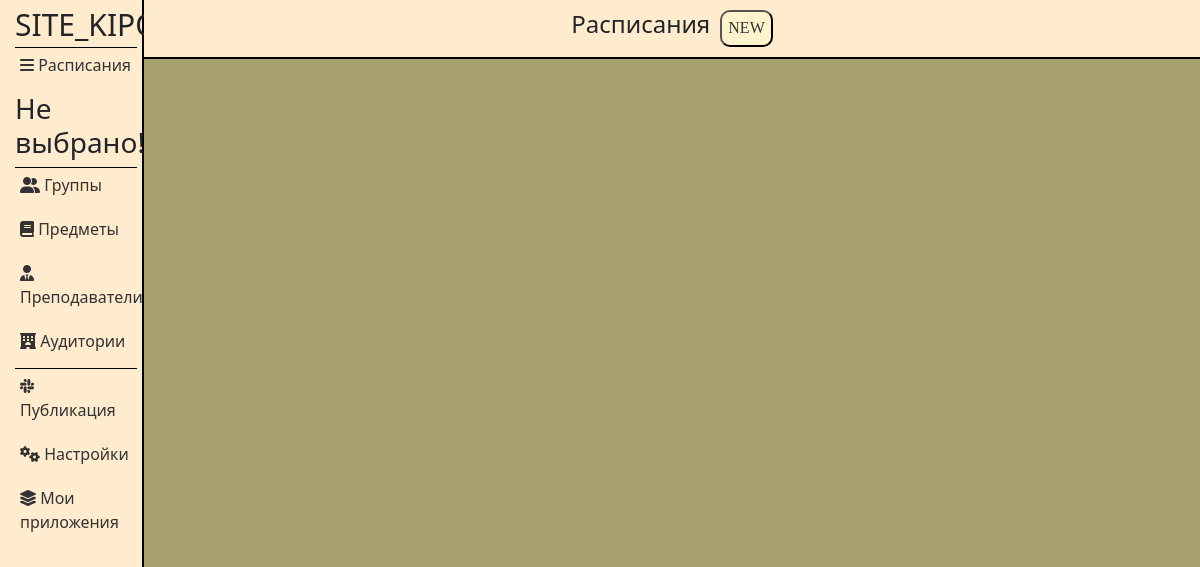
Page /applications/12/schedules/ on the earlier database version.
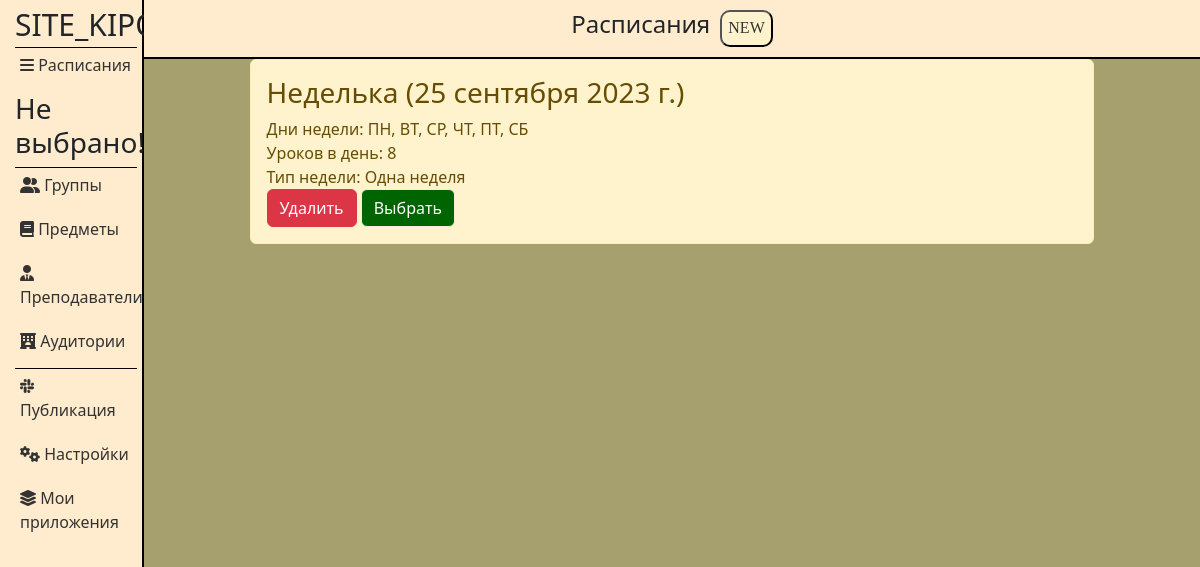
Same page on the later database version.
### applications/models.py (models this page shows, shortened)
class Schedules(models.Model):
    title = models.CharField('Название', max_length=50)
    week_date = models.DateField('Дата')
    week_days = models.ManyToManyField('WeekDay')
    lessons_counts = models.CharField('Уроков в день', max_length=50)
    week_type = models.CharField('Тип недели', max_length=50)
    application_id = models.ForeignKey(Applications, on_delete=models.CASCADE, related_name='schedules_applications')
    class Meta:
        verbose_name = 'Расписание'
        verbose_name_plural = 'Расписания'

class WeekDay(models.Model):
    name = models.CharField(max_length=255)
    def __str__(self):
        return self.name
    class Meta:
        verbose_name = 'День недели'
        verbose_name_plural = 'Дни недели'

### applications/views.py (the view)
def schedules(request, app_id):
    if request.method == 'POST':
        if 'action' in request.POST and request.POST['action'] == 'del':
            element_id = request.POST.get('element_id')
            return delete_schedule(request, app_id, element_id, Schedules, "schedules")
    return handle_form(request, app_id, Schedules, SchedulesForm, 'applications/schedules.html')

### applications/views.py (called while the page is built)
def find_week_title(request):
    week_title = None
    if request.COOKIES.get('selectedElementId'):
        sched_id = request.COOKIES.get('selectedElementId')
        sched_instance = Schedules.objects.get(id=sched_id)
        week_title = sched_instance.title
    else:
        week_title = 'Не выбрано!'
    return week_title

### applications/templates/applications/schedules.html (shortened to what this page needs)
{% extends 'applications/layout.html' %}
{% load static %}
{% block content %}
<div class="features">
    <header>
        <h1>Расписания</h1>
        <button class="popup-btn" id="open_pop_up">NEW</button>
    </header>
    <div class="output">
        {% for el in groups %}
    {% if el.schedule_id == selected_element_id %}
    <div class="alert alert-warning">
        <h3 style='color:{{ el.color }};'>{{ el.title }} ({{ el.week_date }})</h3>
        <p style='color:{{ el.color }};'>Дни недели: {{ el.week_days.all|join:", " }}</p>
        <p style='color:{{ el.color }};'>Уроков в день: {{ el.lessons_counts }}</p>
        <p style='color:{{ el.color }};'>Тип недели: {{ el.week_type }}</p>
        <form method="post">
            <button type="submit" class="btn btn-danger">Удалить</button>
            <button type="button" class="btn btn-danger select-schedule" data-element-id="{{ el.id }}">Выбрать</button>
        </form>
    </div>
    {% endif %}
{% endfor %}
    </div>
</div>
{% endblock %}

Differences in the rows shown:
added Schedules: title "Неделька", week_date "25 сентября 2023 г.", week_days.all "ПН, ВТ, СР, ЧТ, ПТ, СБ", lessons_counts "8", week_type "Одна неделя"
